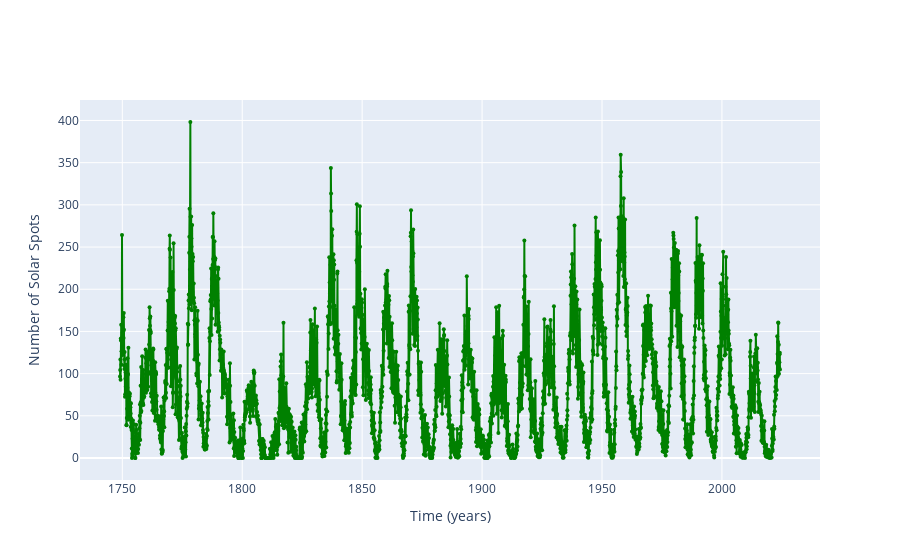

Notebook cell for this chart:
### Markdown cell above
### Lo mismo pero usando Plotly

### Code cell
import plotly

import plotly.graph_objects as go
import plotly.offline as pyo
from plotly.offline import init_notebook_mode
 
init_notebook_mode(connected=True)
import numpy as np

fig = go.Figure(data=go.Scatter(x=df.iloc[:, 2], y=df.iloc[:, 3], mode='lines+markers',marker=dict(color='green',symbol='circle', size=4,)))
fig.update_layout(xaxis_title="Time (years)",yaxis_title="Number of Solar Spots")
fig.show()

### Figure 1 — Plotly figure (JSON) as saved in the notebook; plotly's stock layout.template omitted (floating-point values rounded to 4 significant figures; data arrays with more than 128 entries replaced by an {"elided": "..."} marker saying what was removed)
{"data": [{"marker": {"color": "green", "size": 4, "symbol": "circle"}, "mode": "lines+markers", "type": "scatter", "x": {"elided": "3303 float values"}, "y": {"elided": "3303 float values"}}], "layout": {"autosize": true, "xaxis": {"autorange": true, "range": [1733.0, 2041.0], "title": {"text": "Time (years)"}, "type": "linear"}, "yaxis": {"autorange": true, "range": [-30.63, 428.8], "title": {"text": "Number of Solar Spots"}, "type": "linear"}}}
